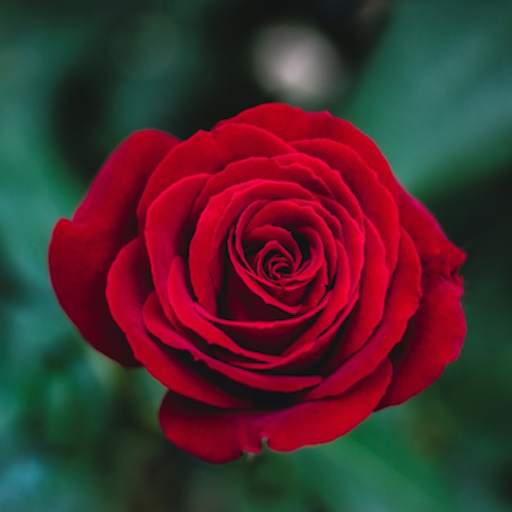
#> input picture cwd/rose_img.png, 512 x 512 px, found by its file name
$ python 24-template-matching.py
#> lines starting #> are read from the running program, lines starting #| are printed output that depends on the picture
import cv2 as cv
import numpy as np
import matplotlib.pyplot as plt

# read
img_raw = cv.imread('rose_img.png', cv.IMREAD_COLOR)
#> img_raw is the input picture: shape (512, 512, 3); mean B, G, R 47.2, 44.4, 74.2
img_gray = cv.cvtColor(img_raw, cv.COLOR_BGR2GRAY)
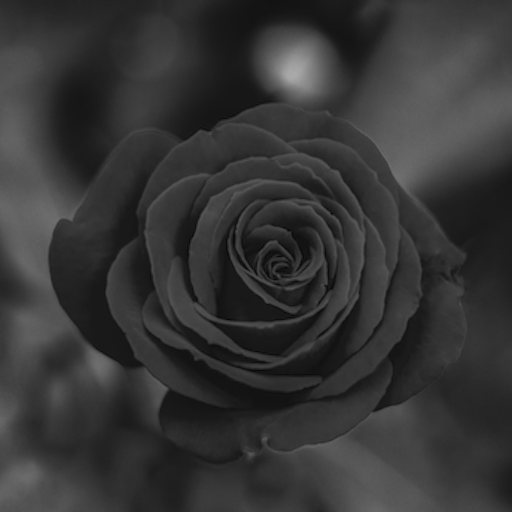
#> img_gray: shape (512, 512); min 4, max 169, mean 53.6
template = cv.imread('rose_red.png', cv.IMREAD_GRAYSCALE)
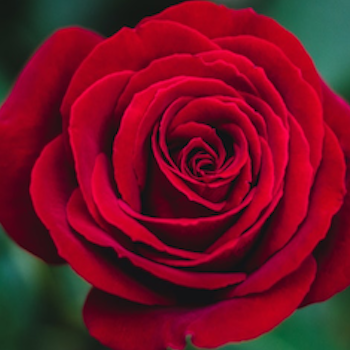
#> input picture cwd/rose_red.png, 350 x 350 px, found by its file name
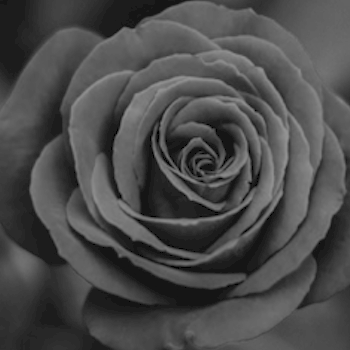
#> template: shape (350, 350); min 0, max 149, mean 75

# get template size
width, height = template.shape[::-1]
#> width = 350; height = 350

# All the 6 methods for comparison in a list
methods = ['cv.TM_CCOEFF', 'cv.TM_CCOEFF_NORMED', 'cv.TM_CCORR', 'cv.TM_CCORR_NORMED', 'cv.TM_SQDIFF', 'cv.TM_SQDIFF_NORMED']

for idx, meth in enumerate(methods):

    # convert to cv constant
    method = eval(meth)

    # apply template matching
    res = cv.matchTemplate(img_gray, template, method)

    # get location result
    min_val, max_val, min_loc, max_loc = cv.minMaxLoc(res)

    # If the method is TM_SQDIFF or TM_SQDIFF_NORMED, take minimum
    if method in [cv.TM_SQDIFF, cv.TM_SQDIFF_NORMED]:
        top_left = min_loc
    else:
        top_left = max_loc
    bottom_right = (top_left[0] + width, top_left[1] + height)

    # stroke rect angle
    img = img_raw.copy()
    cv.rectangle(img, top_left, bottom_right, 255, 2)

    # add result
    plt.subplot(4, 3, idx+1)
    plt.imshow(res, "gray")
    plt.title(meth)

    plt.subplot(4, 3, idx+7)
    plt.imshow(img)
    plt.title(meth)
#> this loop made 6 passes
#> (min_val, max_val, min_loc, top_left, bottom_right) on passes 1 to 4: (-12443148, 55514480, (7, 68), (76, 103), (426, 453)), (-0.156, 0.834, (7, 69), (76, 103), (426, 453)), (440488288, 515530432, (162, 159), (145, 0), (495, 350)), (0.829, 0.978, (5, 56), (76, 103), (426, 453))
#> (min_val, max_val, max_loc, top_left, bottom_right) on passes 5 to 6: (125439536, 264200848, (8, 67), (76, 103), (426, 453)), (0.245, 0.484, (10, 70), (76, 103), (426, 453))
#> pass 1, `res = cv.matchTemplate(img_gray, template, method)`:
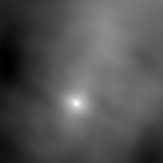
#> res: shape (163, 163) float32; min -12443148, max 55514480, mean 9884338; drawn with min black and max white
#> pass 3, `res = cv.matchTemplate(img_gray, template, method)`:
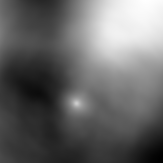
#> res: shape (163, 163) float32; min 440488288, max 515530432, mean 470833568; drawn with min black and max white
#> after the loop:
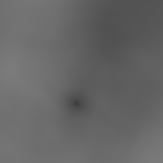
#> res: shape (163, 163) float32; min 0.245, max 0.484, mean 0.403


# show
plt.show()
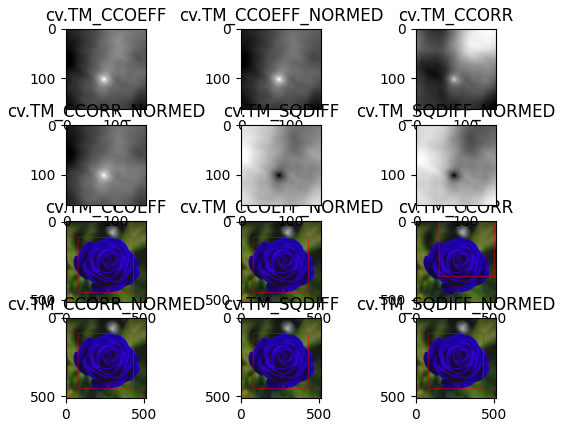
#> figure drawn by matplotlib, 12 panels; B, G, R data is drawn as R, G, B
